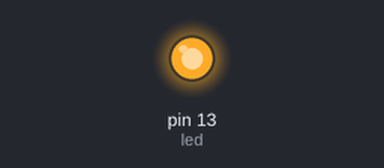
Bench run of a sketch on a simulated Arduino Uno, built with avr-gcc and run on an emulated ATmega328P. Shown: output pins drawn as LEDs (lit = HIGH).

Above: at 1.0 s.
At 3.0 s:
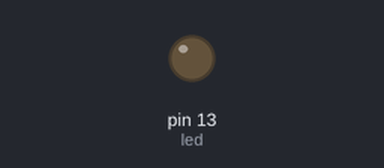
Timing chart, 0 to 5.2 s (numbered marks = the images above):
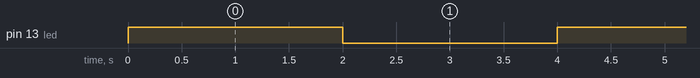

The sketch:

Blink.ino
```cpp
//BLink modified by Jonathan Power for assignment perposes 8/6/2017
#include "Blink.h"

int led = 13;
Blink blink(led);

void setup() {
  pinMode(led, OUTPUT);
}

void loop() {
  blink.twoSec();
}
```

Blink.h
```cpp
//BLink modified by Jonathan Power for assignment perposes 8/6/2017
#ifndef Blink_h
#define Blink_h

#include "Arduino.h"
//---------------------------------------------------
class Blink
{
  public :
    Blink();
    Blink(int);
    void oneSec();
    void twoSec();
  private :
    int led;

};
//---------------------------------------------------
#endif
```

BlinkBrain.cpp
```cpp
//BLink modified by Jonathan Power for assignment perposes 8/6/2017


#include "Arduino.h"
#include "Blink.h"
//------------------------------------------------------------------
Blink::Blink(){}
Blink::Blink(int l){
led = l;
}
//------------------------------------------------------------------
void Blink::oneSec(){

  digitalWrite(led, HIGH);
  delay(1000);
  digitalWrite(led, LOW);
  delay(1000);

}
//------------------------------------------------------------------
void Blink::twoSec(){

  digitalWrite(led, HIGH);
  delay(2000);
  digitalWrite(led, LOW);
  delay(2000);

}
```

Measured:
- by itself, pin 13 (led): alternates HIGH for 2.0 s and LOW for 2.0 s
